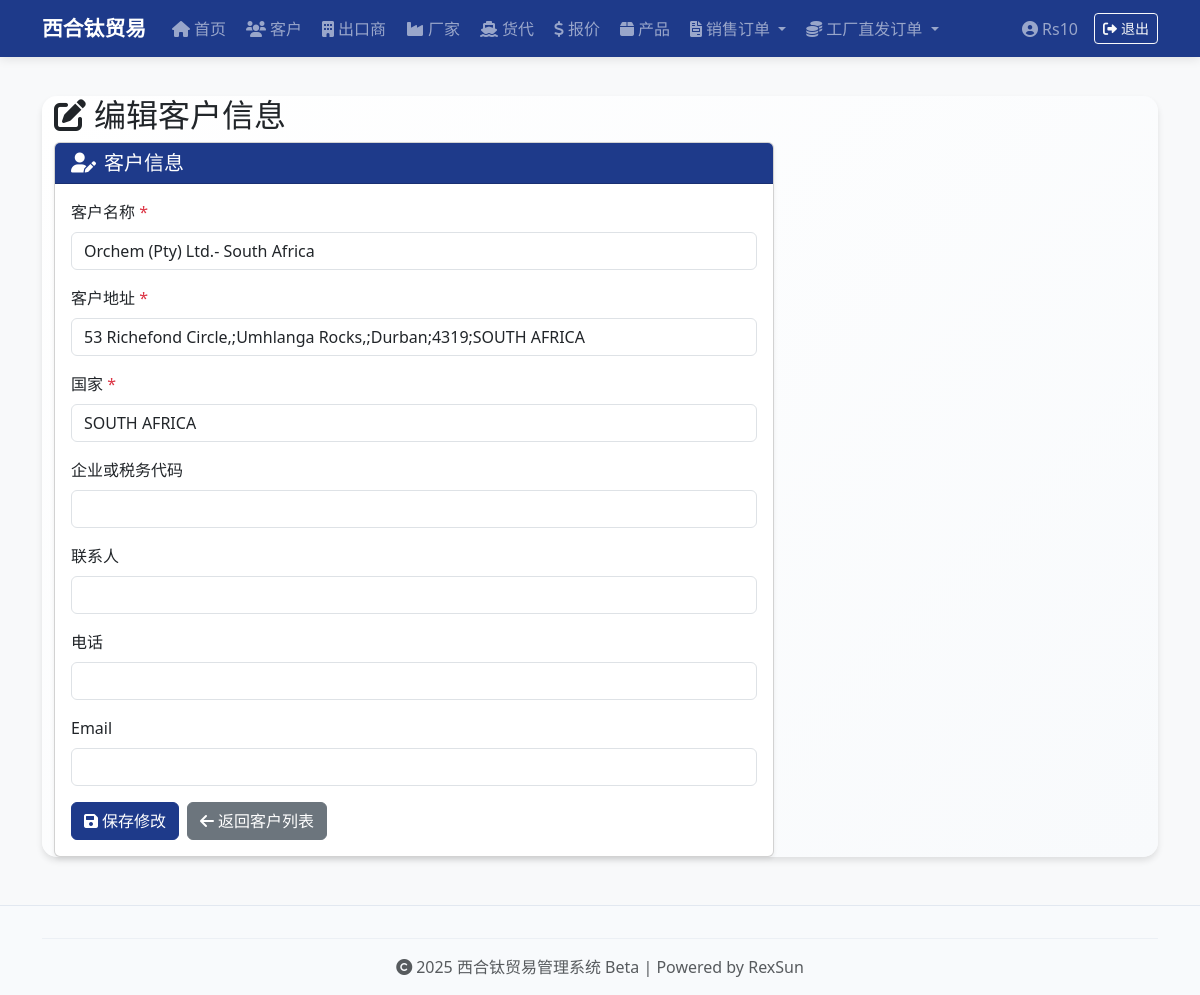
Screenshot of /edit-customer/1 (signed in) with the database file from the repository.
### app.py (models this page shows, shortened)
class User(UserMixin, db.Model):
    id = db.Column(db.Integer, primary_key=True)
    username = db.Column(db.String(50), unique=True, nullable=False)
    password_hash = db.Column(db.String(128), nullable=False)
    role = db.Column(db.String(20), default='admin')

class Customer(db.Model):
    id = db.Column(db.Integer, primary_key=True)
    code = db.Column(db.String(10), unique=True)
    name = db.Column(db.String(100), nullable=False)
    address = db.Column(db.String(200), nullable=False)
    tax_code = db.Column(db.String(100))
    country = db.Column(db.String(50), nullable=False)
    contact_person = db.Column(db.String(100))
    phone = db.Column(db.String(50))
    email = db.Column(db.String(100))

### app.py (the view, shortened to what this page needs)
@app.route('/edit-customer/<int:customer_id>', methods=['GET', 'POST'])
@login_required
def edit_customer(customer_id):
    customer = Customer.query.get_or_404(customer_id)
    return render_template('edit_customer.html', customer=customer)

### app.py (called while the page is built)
@login_manager.user_loader
def load_user(user_id):
    return User.query.get(int(user_id))

@app.before_request
def create_admin_users():
    if not hasattr(app, '_admin_created'):
        db.create_all()
        users = [
            ('Rs10', 'Rs10!)xht'),
            ('Bw18', 'Bw18!*xht'),
            ('Dd16', 'Dd16!^xht'),
        ]
        for username, pwd in users:
            if not User.query.filter_by(username=username).first():
                user = User(username=username)
                user.set_password(pwd)
                db.session.add(user)
        db.session.commit()
        app._admin_created = True

### templates/edit_customer.html
{% extends 'base.html' %}
{% block content %}
<div class="container mt-4">
  <div class="row">
    <div class="col-md-8">
      <h2><i class="fas fa-edit me-2"></i>编辑客户信息</h2>
    </div>
  </div>
  <div class="row">
    <div class="col-md-8">
      <div class="card shadow-sm">
        <div class="card-header bg-navy text-white">
          <h5 class="mb-0"><i class="fas fa-user-edit me-2"></i>客户信息</h5>
        </div>
        <div class="card-body">
          <form method="post">
            <div class="mb-3">
              <label for="name" class="form-label">客户名称 <span class="text-danger">*</span></label>
              <input type="text" class="form-control" id="name" name="name" value="{{ customer.name }}" required>
            </div>
            <div class="mb-3">
              <label for="address" class="form-label">客户地址 <span class="text-danger">*</span></label>
              <input type="text" class="form-control" id="address" name="address" value="{{ customer.address }}" required>
            </div>
            <div class="mb-3">
              <label for="country" class="form-label">国家 <span class="text-danger">*</span></label>
              <input type="text" class="form-control" id="country" name="country" value="{{ customer.country }}" required>
            </div>
            <div class="mb-3">
              <label for="tax_code" class="form-label">企业或税务代码</label>
              <input type="text" class="form-control" id="tax_code" name="tax_code" value="{{ customer.tax_code or '' }}">
            </div>
            <div class="mb-3">
              <label for="contact_person" class="form-label">联系人</label>
              <input type="text" class="form-control" id="contact_person" name="contact_person" value="{{ customer.contact_person or '' }}">
            </div>
            <div class="mb-3">
              <label for="phone" class="form-label">电话</label>
              <input type="text" class="form-control" id="phone" name="phone" value="{{ customer.phone or '' }}">
            </div>
            <div class="mb-3">
              <label for="email" class="form-label">Email</label>
              <input type="email" class="form-control" id="email" name="email" value="{{ customer.email or '' }}">
            </div>
            <div class="d-flex gap-2">
              <button type="submit" class="btn btn-navy">
                <i class="fas fa-save me-1"></i>保存修改
              </button>
              <a href="{{ url_for('customers') }}" class="btn btn-secondary">
                <i class="fas fa-arrow-left me-1"></i>返回客户列表
              </a>
            </div>
          </form>
        </div>
      </div>
    </div>
  </div>
</div>
{% endblock %}

### templates/base.html (shortened to what this page needs)
<!DOCTYPE html>
<html lang="zh-CN">
<head>
  <link href="https://cdn.jsdelivr.net/npm/bootstrap@5.3.0/dist/css/bootstrap.min.css" rel="stylesheet">
  <link href="https://cdnjs.cloudflare.com/ajax/libs/font-awesome/6.0.0/css/all.min.css" rel="stylesheet">
  <link href="{{ url_for('static', filename='style.css') }}" rel="stylesheet">
</head>
<body>
  {% if not (request.endpoint == 'login' or request.endpoint == 'static') %}
  <nav class="navbar navbar-expand-lg navbar-dark bg-navy fixed-top">
    <div class="container">
      <a class="navbar-brand fw-bold" href="/">
        西合钛贸易
      </a>
      <div class="collapse navbar-collapse" id="navbarNav">
        <ul class="navbar-nav me-auto mb-2 mb-lg-0">
          <li class="nav-item">
            <a class="nav-link" href="/">
              <i class="fas fa-home me-1"></i>首页
            </a>
          </li>
          <li class="nav-item">
            <a class="nav-link" href="/customers">
              <i class="fas fa-users me-1"></i>客户
            </a>
          </li>
          <li class="nav-item">
            <a class="nav-link" href="/exporters">
              <i class="fas fa-building me-1"></i>出口商
            </a>
          </li>
          <li class="nav-item">
            <a class="nav-link" href="/factories">
              <i class="fas fa-industry me-1"></i>厂家
            </a>
          </li>
          <li class="nav-item">
            <a class="nav-link" href="/freight-forwarders">
              <i class="fas fa-ship me-1"></i>货代
            </a>
          </li>
          <li class="nav-item">
            <a class="nav-link" href="/freight-quotes">
              <i class="fas fa-dollar-sign me-1"></i>报价
            </a>
          </li>
          <li class="nav-item">
            <a class="nav-link" href="/products">
              <i class="fas fa-box me-1"></i>产品
            </a>
          </li>
          <li class="nav-item dropdown">
            <a class="nav-link dropdown-toggle" href="#" id="salesOrderDropdown" role="button" data-bs-toggle="dropdown" aria-expanded="false">
              <i class="fas fa-file-invoice me-1"></i>销售订单
            </a>
          </li>
          <li class="nav-item dropdown">
            <a class="nav-link dropdown-toggle" href="#" id="commissionOrderDropdown" role="button" data-bs-toggle="dropdown" aria-expanded="false">
              <i class="fas fa-coins me-1"></i>工厂直发订单
            </a>
          </li>
        </ul>
        {% if current_user.is_authenticated %}
        <ul class="navbar-nav ms-auto">
          <li class="nav-item d-flex align-items-center">
            <span class="navbar-text me-3">
              <i class="fas fa-user-circle me-1"></i>{{ current_user.username }}
            </span>
          </li>
          <li class="nav-item d-flex align-items-center">
            <a class="btn btn-outline-light btn-sm" href="{{ url_for('logout') }}">
              <i class="fas fa-sign-out-alt me-1"></i>退出
            </a>
          </li>
        </ul>
        {% endif %}
      </div>
    </div>
  </nav>
  {% endif %}
  <div class="container mt-5 pt-4">
    <div class="content-card">
      {% block content %}
      {% endblock %}
    </div>
  </div>
  <footer class="footer text-center text-muted py-3 mt-5">
    <div class="container">
      <hr class="my-3">
      <p class="mb-0">
        <i class="fas fa-copyright me-1"></i>2025 西合钛贸易管理系统 Beta | Powered by RexSun
      </p>
    </div>
  </footer>
</body>
</html>

### static/style.css (style rules this page uses)
body { font-family: 'Segoe UI', Arial, sans-serif; background-color: #f8f9fa; }
.navbar { box-shadow: 0 2px 10px rgba(0,0,0,0.1); }
.content-card { margin-top: 20px; border-radius: 8px; box-shadow: 0 4px 12px rgba(0,0,0,0.05); }
.footer { margin-top: 50px; padding: 20px; background-color: #f8f9fa; border-top: 1px solid #e9ecef; }
.form-label { font-weight: 500; }
.text-danger { color: #dc3545 !important; }

### templates/base.html (style rules this page uses)
:root { --navy-blue: #1e3a8a; --light-navy: #3b82f6; --accent-color: #f59e0b; --light-gray: #f8fafc; --medium-gray: #e2e8f0; --dark-gray: #64748b; }
.bg-navy { background-color: var(--navy-blue) !important; }
.btn-navy { background-color: var(--navy-blue); border-color: var(--navy-blue); color: white; }
.navbar-brand { font-size: 1.3rem; transition: all 0.3s ease; }
.nav-link { transition: all 0.2s ease; border-radius: 6px; margin: 0 2px; }
.content-card { background: linear-gradient(135deg, #ffffff 0%, var(--light-gray) 100%); border-radius: 15px; box-shadow: 0 4px 6px rgba(0, 0, 0, 0.1); border: none; margin-bottom: 2rem; }
.footer { background-color: var(--light-gray); border-top: 1px solid var(--medium-gray); }
.footer hr { border-color: var(--medium-gray); opacity: 0.5; }
.content-card { animation: fadeIn 0.6s ease-out; }

### rows the page displays
User: username "Rs10"
Customer: name "Orchem (Pty) Ltd.- South Africa", address "53 Richefond Circle,;Umhlanga Rocks,;Durban;4319;SOUTH AFRICA", country "SOUTH AFRICA"
